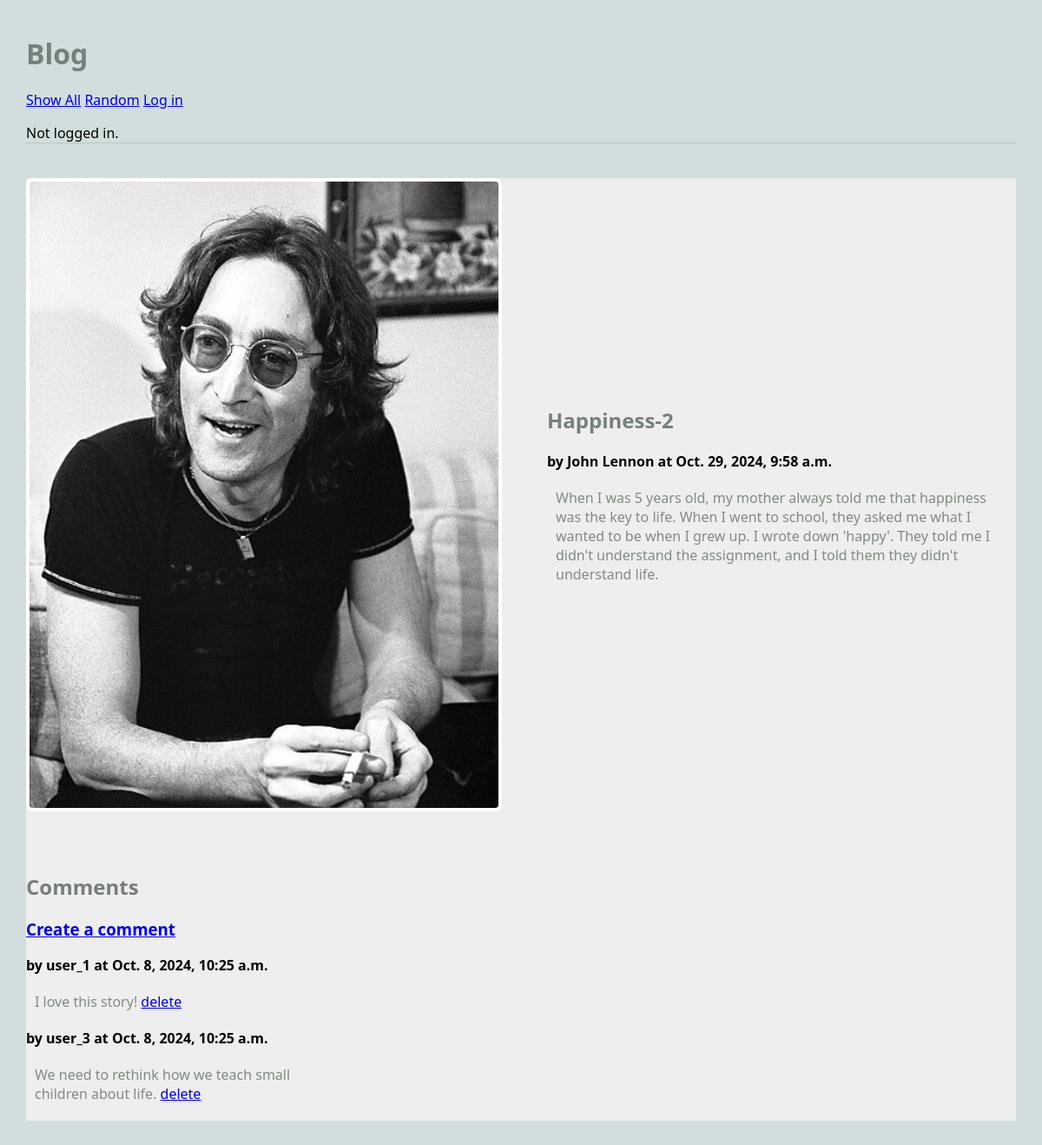
/blog/article/1, run on the app's committed database.
### blog/models.py (models this page shows, shortened)
class Article(models.Model):
    title = models.TextField(blank=False)
    text = models.TextField(blank=False)
    author = models.TextField(blank=False)
    published = models.DateTimeField(auto_now=True)
    image_file = models.ImageField(blank=True) # an actual image
    user = models.ForeignKey(User, on_delete=models.CASCADE)
    def get_comments(self):
        comments = Comment.objects.filter(article=self)
        return comments

class Comment(models.Model):
    article = models.ForeignKey("Article", on_delete=models.CASCADE)
    author = models.TextField(blank=False)
    text = models.TextField(blank=False)
    published = models.DateTimeField(auto_now=True)
    def __str__(self):
        return f'{self.text}'

### blog/views.py (the view)
# urls.py: path('article/<int:pk>', ArticlePageView.as_view(), name='article'),
class ArticlePageView(DetailView):
    model = Article
    template_name = 'blog/article.html'
    context_object_name = 'article'

### blog/templates/blog/article.html (shortened to what this page needs)
{% extends 'blog/base.html' %}
{% block content %}
<main class="grid-container">
    <article class="featured">
        {% if article.image_file.url %}
        <img src="{{article.image_file.url}}" alt="{{article.image_file.url}}">
        {% endif %}
        <div>
        <h2>{{article.title}}</h2>
        <strong>by {{article.author}} at {{article.published}}</strong>
        <p>
        {{article.text}}
        </p>
        </div>
    </article>
    <div>
    <h2>Comments</h2>
    <h3><a href="{% url 'create_comment' article.pk %}">Create a comment</a></h3>
    {% for c in article.get_comments %}
    <article>
        <div>
        <strong>by {{c.author}} at {{c.published}}</strong>
        <p>
        {{c.text}}
        <a href="{% url 'delete_comment' c.pk %}">delete</a>
        </div>
    </article>
    {% endfor %}
</div>
</main>
{% endblock %}

### blog/templates/blog/base.html (shortened to what this page needs)
{% load static %}
<html>
    <head>
        <link rel="stylesheet" href="{% static 'styles-blog.css' %}">
    </head>
    <body>
        <header>
            <h1>Blog</h1>
            <nav>
                <ul>
                    <li><a href="{% url 'show_all' %}">Show All</a></li>
                    <li><a href="{% url 'random' %}">Random</a></li>
                    {% if request.user.is_authenticated %}
                        <li><a href="{% url 'create_article' %}">Create Article</a></li>
                        <li><a href="{% url 'logout' %}">Log out</a></li>
                    {% else %}
                        <li><a href="{% url 'login' %}">Log in</a></li>
                    {% endif %}
                </ul>
                {% if request.user.is_authenticated %}
                    Logged in user: {{ request.user }}.
                {% else %}
                    Not logged in.
                {% endif %}
            </nav>
        </header>
    {% block content %}
    {% endblock %}
    </body>
</html>

### static/styles-blog.css (style rules this page uses)
body { margin: 30px; background: #d1dedd; font-family:'Segoe UI', Tahoma, Geneva, Verdana, sans-serif; }
ul, li { padding: 0px; list-style-type: none; }
h1, h2, h3 { color: #767f7e; }
p { color: #828b82; }
header { max-width: 1200px; margin: 40px auto; border-bottom: 1px solid #bbc7c7; }
.grid-container { background: #eee; max-width: 900px; display: grid; grid-template-columns: repeat(3, 1fr); grid-gap: 10px; max-width: 1200px; margin: 20px auto; }
article.featured { grid-column: span 3; display: grid; gap: 60px; grid-template-columns: 1fr 1fr; align-items: center; border-bottom: 1px #bbc7c7; padding-bottom: 40px; }
article img, article.featured img { width: 100%; border: 4px solid #fff; border-radius: 8px; }
article p, article h3 { margin: 20px 10px; }
nav li { display: inline; }

### data on the page
Article: image_file (picture), title "Happiness-2", author "John Lennon", published "Oct. 29, 2024, 9:58 a.m.", text "When I was 5 years old, my mother always told me that happiness was the key to life. When I went to school, they asked me what I wanted to be when I grew up. I wrote down 'happy'. They told me I didn't understand the assignment, and I told them they didn't understand life."
Comment: author "user_1", published "Oct. 8, 2024, 10:25 a.m.", text "I love this story!"
Comment: author "user_3", published "Oct. 8, 2024, 10:25 a.m.", text "We need to rethink how we teach small children about life."
